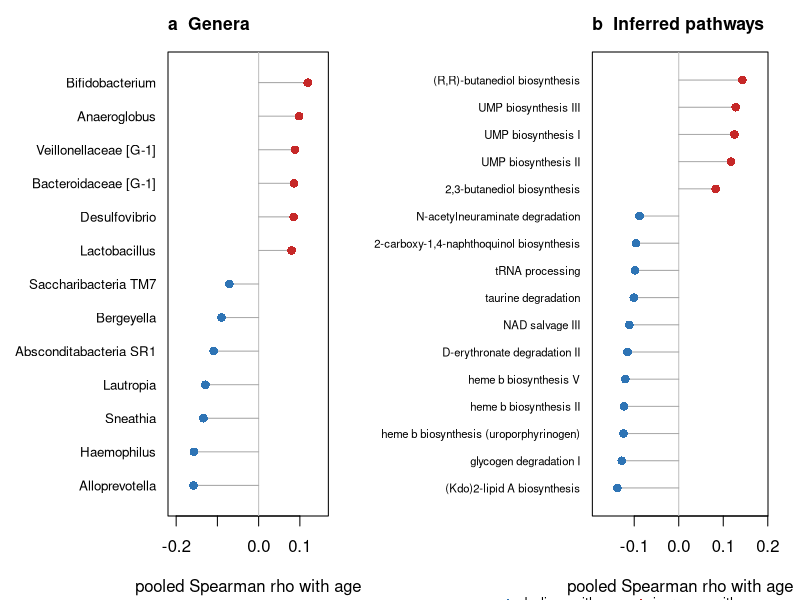

This figure's R source:
# --------------------------------------------------------------------------
# figure4.R
# Oral microbiome age clock: cross-study validation of salivary 16S models
#
# Francisco M. Codoner
# Instituto de Agroquimica y Tecnologia de Alimentos (IATA-CSIC), Valencia, Spain
# ORCID 0000-0003-3671-8148
#
# Repository: https://github.com/fcodoner/oral-age-clock
# Released under the MIT License; see LICENSE.
# --------------------------------------------------------------------------
PAL <- c("#2E74B5","#C62828")
gen <- c(Alloprevotella=-.158, Haemophilus=-.157, Sneathia=-.134, Lautropia=-.129,
  `Absconditabacteria SR1`=-.109, Bergeyella=-.090, `Saccharibacteria TM7`=-.071,
  Lactobacillus=.080, Desulfovibrio=.085, `Bacteroidaceae [G-1]`=.086,
  `Veillonellaceae [G-1]`=.088, Anaeroglobus=.098, Bifidobacterium=.119)
pw <- c(`(Kdo)2-lipid A biosynthesis`=-.138, `glycogen degradation I`=-.128,
  `heme b biosynthesis (uroporphyrinogen)`=-.124, `heme b biosynthesis II`=-.123,
  `heme b biosynthesis V`=-.120, `D-erythronate degradation II`=-.115,
  `NAD salvage III`=-.111, `taurine degradation`=-.101, `tRNA processing`=-.098,
  `2-carboxy-1,4-naphthoquinol biosynthesis`=-.096,
  `N-acetylneuraminate degradation`=-.088, `2,3-butanediol biosynthesis`=.083,
  `UMP biosynthesis II`=.117, `UMP biosynthesis I`=.125, `UMP biosynthesis III`=.128,
  `(R,R)-butanediol biosynthesis`=.143)

pdf("figures/Fig4.pdf", width=7.2, height=4.8, pointsize=9); par(family="sans")
layout(matrix(1:2, 1, 2), widths=c(1, 1.22))
ff <- function(v, ttl, lmar, cx) {
  par(mar=c(4.2, lmar, 2.6, 1.6))
  o <- order(v); v <- v[o]
  plot(range(v)*1.3, c(0.6, length(v)+0.4), type="n", yaxt="n", ylab="", main="",
       xlab="pooled Spearman rho with age")
  title(main=ttl, adj=0, line=1.1, cex.main=1.05)
  abline(v=0, col="grey75")
  segments(0, seq_along(v), v, seq_along(v), col="grey65")
  points(v, seq_along(v), pch=16, col=ifelse(v < 0, PAL[1], PAL[2]), cex=1.15)
  axis(2, at=seq_along(v), labels=names(v), las=1, cex.axis=cx, tick=FALSE, line=-0.4)
}
ff(gen, "a  Genera",           8.4, 0.80)
ff(pw,  "b  Inferred pathways", 11.6, 0.68)
par(xpd=NA)
legend("bottomright", inset=c(0, -0.22), horiz=TRUE, bty="n", cex=0.8,
       legend=c("declines with age", "increases with age"), pch=16, col=PAL[1:2])
dev.off()
cat("figures/Fig4.pdf rewritten\n")
